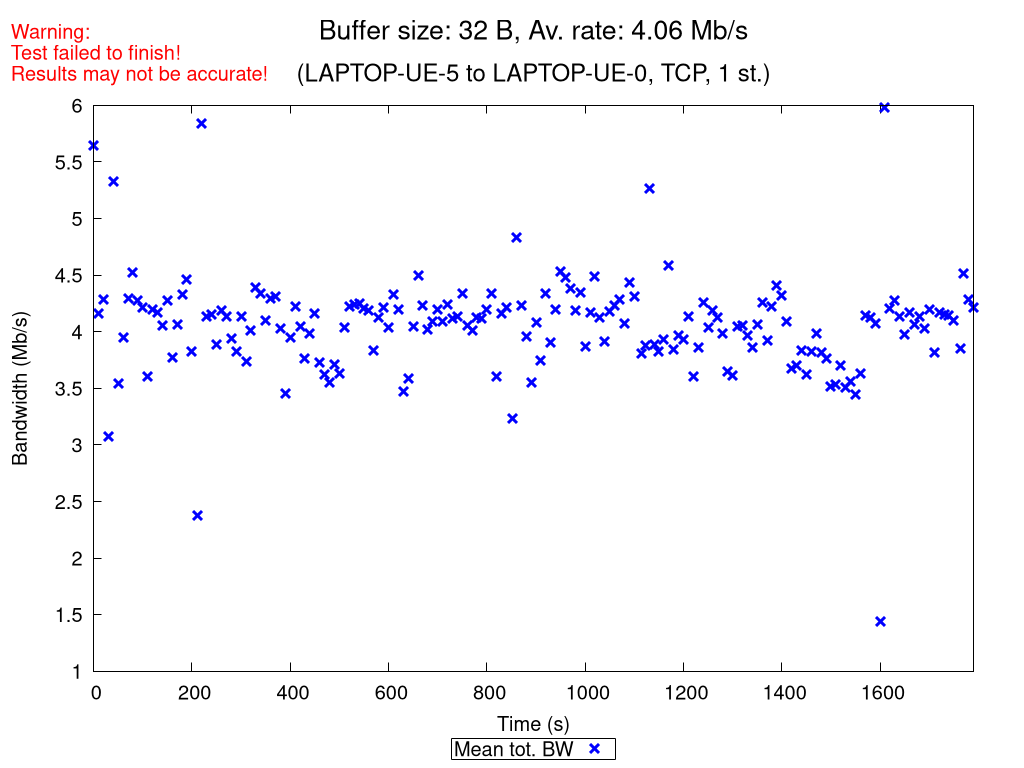

This figure's gnuplot source:
set terminal pngcairo nocrop enhanced size 1024,768 font "Verdana,15"
set output "TCP_1_st_2020_10_18_09-41-26_two2one_00032B.png"

set title "{/=20 Buffer size: 32 B, Av. rate: 4.06 Mb/s}\n\n{/=18 (LAPTOP-UE-5 to LAPTOP-UE-0, TCP, 1 st.)}"
set label "Warning:\nTest failed to finish!\nResults may not be accurate!" at screen 0.01, screen 0.96 tc rgb "red"

set xlabel "Time (s)"
set ylabel "Bandwidth (Mb/s)"
set ytics nomirror
set key bmargin center horizontal box samplen 1 width -1
set bmargin 4.6
set rmargin 4.5

rf = 1000000.0  # rate factor
set style fill transparent solid 0.2 noborder
set autoscale xfix
plot "TCP_1_st_2020_10_18_09-41-26_two2one_00032B_iperf_processed.dat" using 1:($2/rf-$3/rf):($2/rf+$3/rf) with filledcurves lc rgb "blue" notitle, \
     "" using 1:($2/rf) with points pt 2 ps 1.5 lw 3 lc rgb "blue" title "Mean tot. BW", \
